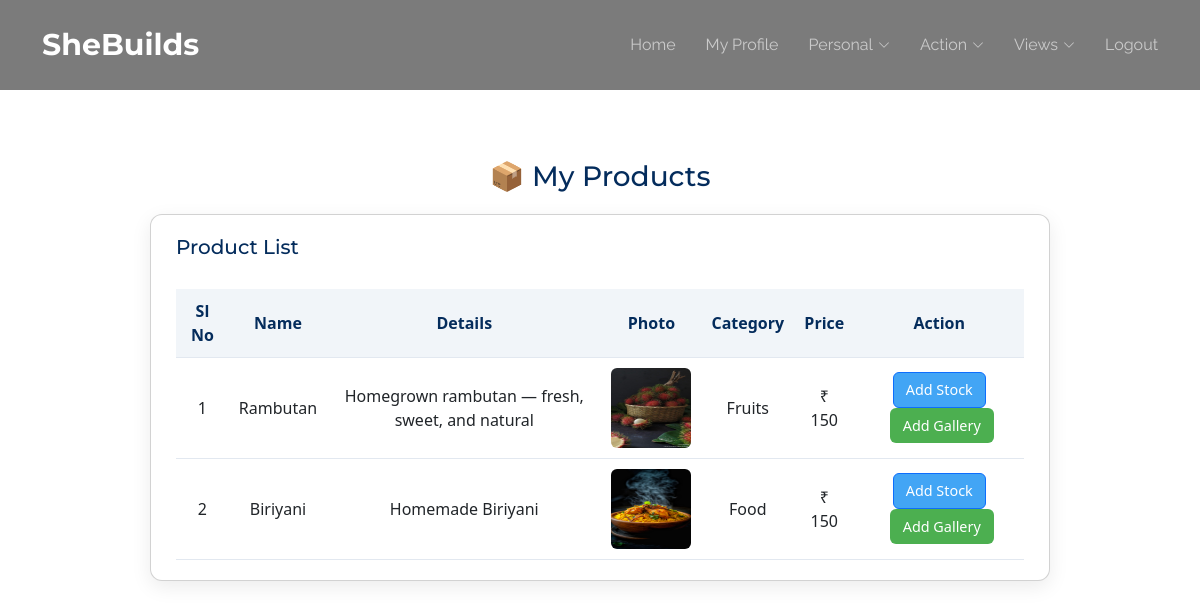
/Kudumbasree/MyProduct/ (signed in), run on the app's committed database.
### Kudumbasree/models.py (models this page shows)
class tbl_product(models.Model):
   product_name=models.CharField(max_length=30)
   product_details=models.CharField(max_length=30)
   product_price=models.CharField(max_length=30)
   product_file=models.FileField(upload_to="Assets/File/User")
   category=models.ForeignKey(tbl_category,on_delete=models.CASCADE)
   kudumbasree=models.ForeignKey(tbl_kudumbasree,on_delete=models.CASCADE)

### Admin/models.py (models this page shows)
class tbl_category(models.Model):
    category_name=models.CharField(max_length=30)

### Kudumbasree/views.py (the view)
# urls.py: path('MyProduct/',views.MyProduct,name='MyProduct'),
def MyProduct(request):
    product=tbl_product.objects.filter(kudumbasree=request.session['kid'])
    return render(request,'Kudumbasree/MyProduct.html',{'product':product})

### Kudumbasree/Templates/Kudumbasree/MyProduct.html (shortened to what this page needs)
{% extends 'Kudumbasree/Header.html' %}
{% block content %}
<div class="page-container">
    <h3>📦 My Products</h3>
    <div class="card profile-card">
        <h5>Product List</h5>
        <table class="styled-table">
            <thead>
                <tr>
                    <th>Sl No</th>
                    <th>Name</th>
                    <th>Details</th>
                    <th>Photo</th>
                    <th>Category</th>
                    <th>Price</th>
                    <th>Action</th>
                </tr>
            </thead>
            <tbody>
                {% for i in product %}
                <tr>
                    <td>{{ forloop.counter }}</td>
                    <td>{{ i.product_name }}</td>
                    <td>{{ i.product_details }}</td>
                    <td>
                        {% if i.product_file %}
                        <img src="{{ i.product_file.url }}" width="80" height="80" style="border-radius:6px;" alt="Product Photo">
                        {% else %}
                        N/A
                        {% endif %}
                    </td>
                    <td>{{ i.category.category_name }}</td>
                    <td>₹ {{ i.product_price }}</td>
                    <td>
                        <a href="{% url 'Kudumbasree:AddStock' i.id %}" class="btn btn-primary">Add Stock</a>
                        <a href="{% url 'Kudumbasree:AddGallery' i.id %}" class="btn btn-approve">Add Gallery</a>
                    </td>
                </tr>
                {% empty %}
                <tr>
                    <td colspan="7">No products added yet</td>
                </tr>
                {% endfor %}
            </tbody>
        </table>
    </div>
</div>
{% endblock content %}

### Guest/static/Main/assets/css/main.css (style rules this page uses)
:root { --default-font: "Roboto", system-ui, -apple-system, "Segoe UI", Roboto, "Helvetica Neue", Arial, "Noto Sans", "Liberation Sans", sans-serif, "Apple Color Emoji", "Segoe UI Emoji", "Segoe UI Symbol", "Noto Color Emoji"; --heading-font: "Montserrat", sans-serif; --nav-font: "Raleway", sans-serif; }
:root { --background-color: #ffffff; --default-color: #2b180d; --heading-color: #1b2f45; --accent-color: #56b8e6; --surface-color: #ffffff; --contrast-color: #ffffff; }
:root { --nav-color: rgba(255, 255, 255, 0.6); --nav-hover-color: #ffffff; --nav-mobile-background-color: #ffffff; --nav-dropdown-background-color: #ffffff; --nav-dropdown-color: #212529; --nav-dropdown-hover-color: #56b8e6; }
:root { scroll-behavior: smooth; }
body { color: var(--default-color); background-color: var(--background-color); font-family: var(--default-font); }
a { color: var(--accent-color); text-decoration: none; transition: 0.3s; }
h1, h2, h3, h4, h5, h6 { color: var(--heading-color); font-family: var(--heading-font); }

### Kudumbasree/Templates/Kudumbasree/MyProduct.html (style rules this page uses)
.page-container { max-width: 900px; margin: 30px auto; font-family: 'Segoe UI', Tahoma, Geneva, Verdana, sans-serif; }
h3 { text-align: center; color: #042c5c; margin-bottom: 20px; }
.card.profile-card { background: #fff; padding: 20px 25px; margin-bottom: 20px; border-radius: 12px; box-shadow: 0 6px 20px rgba(0,0,0,0.08); }
h5 { color: #042c5c; margin-bottom: 15px; }
.styled-table { width: 100%; border-collapse: collapse; margin-top: 15px; }
.styled-table th, .styled-table td { padding: 10px; border-bottom: 1px solid #e2e8f0; text-align: center; }
.styled-table th { background-color: #f1f5f9; color: #042c5c; }
.btn { padding: 6px 12px; border-radius: 6px; font-size: 0.9rem; display: inline-flex; align-items: center; gap: 5px; text-decoration: none; color: #fff; cursor: pointer; }
.btn-primary { background-color: #42a5f5; }
.btn-approve { background-color: #4caf50; margin-left: 5px; }

### data on the page
tbl_product: product_name "Rambutan", product_details "Homegrown rambutan — fresh, sweet, and natural", product_file (picture), category.category_name "Fruits", product_price "150"
tbl_product: product_name "Biriyani", product_details "Homemade Biriyani", product_file (picture), category.category_name "Food", product_price "150"
